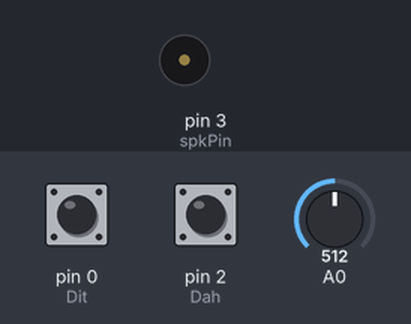
Recording of a sketch running on a simulated Arduino Uno, built with avr-gcc and run on an emulated ATmega328P. On the bench: buzzer (waves = sounding). The inputs (shaded band) are chosen by the test bench; at power-on: pin 0 (Dit) HIGH, pin 2 (Dah) HIGH, A0 = 512.

Above: at 1.2 s.
1.3 s: pin 0 (Dit) pulled LOW for 3.2 s
At 1.7 s:
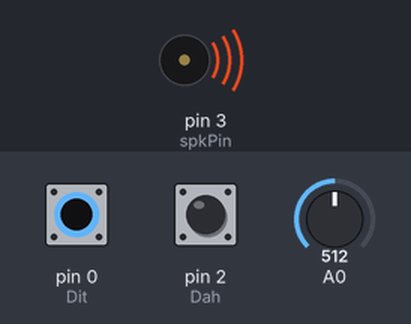
6.3 s: pin 2 (Dah) pulled LOW for 3.2 s
At 7.0 s:
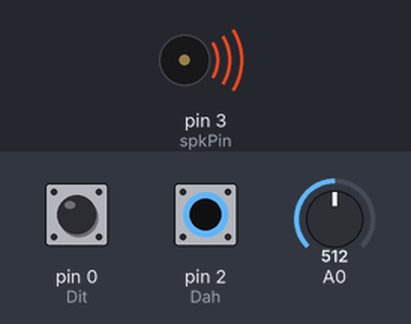
Timing chart, 0 to 11.4 s (numbered marks = the images above; inputs shaded):
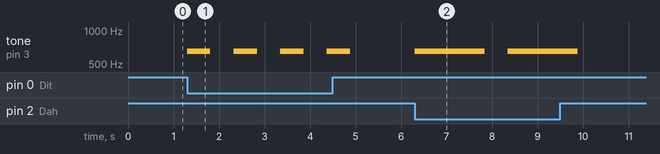

The sketch:

sketch_85_AttinyKeyer_speed2.ino
```cpp
/*******************************************************
Bob Anding  Morse Code OSC
Morse Code Iambic key Oscillator & rig Keyer
(c) 2017, Bob Anding
12-20-17
This is a Tiny starting project for Morse Code and Iambic keys.
The sketch checks an Iambic key for Dits or Dahs. Then plays a tone and lights built-in LED .
Pin 13 can be used to key a rig. Most modern rigs use logic key input. An Arduino has limited voltage and current handling capabilities.
Using an open-collector transistor, relay or an optoisolator are some common interface options. However the rig interface is left to the User.
Older rigs and tube rigs may use a different key setup. ALWAYS! Check your rig's keying specs.
***********************************************************/

int Dit = 0; //  use as dit input
int Dah = 2; //  use as dah input
int keyPin = 1; // Logic level output (open collector transistor for keying rig) check rig's specs.
int spkPin = 3; // speaker connected between pin A0 and ground.
int sideTone = 650; // Frequency of side tone
int ditLength = 80; // by setting dit length it will in turn set WPM (60 ~ 30 WPM, 80 ~ 20 WPM, 120 ~ 7 WPM)
int speedPin = A2;

void setup() {
pinMode(speedPin, INPUT);
pinMode(Dit,INPUT); // Dit key input pin 0 , ground pin to send Dit
digitalWrite(Dit,HIGH);//pullup res
pinMode(Dah,INPUT); // Dah key input pin 2 , ground to to send Dah
digitalWrite(Dah,HIGH);//pullup res
pinMode(spkPin,OUTPUT); // spkPin output logic level, may use 100 ohms to limit current
pinMode(keyPin,OUTPUT); // key output pin 1, logic level, limited current , use open collector to key rig

}

void loop() // Reads WPM (speed using ditlength)
{
ditLength = analogRead(speedPin * (20./1023.) + .5); // Read analog voltage on pin 4 (A2) and calculates WPM
 if((digitalRead (Dit))==0) playTone(1);
 if((digitalRead (Dah))==0) playTone(3);
}

//////// constructs character, Plays tone and keys radio   //////////////
void playTone(int Length){
    tone(spkPin,sideTone);
    digitalWrite(keyPin,1); //turn key output
    delay(Length * ditLength); // use (1 or 3) for Dit or Dah length tone
    noTone(spkPin); // turn off tone
    digitalWrite(keyPin,0); //turn off key output
    delay (ditLength);// add char space

}
```

Measured:
- after the input at 1.3 s, tone on pin 3 (spkPin): alternates 650 Hz for 0.51 s and silent for 0.51 s, 8 changes in all, then stays silent, starting at once
- after the input at 6.3 s, tone on pin 3 (spkPin): alternates 650 Hz for 1.5 s and silent for 0.51 s, 4 changes in all, then stays silent, starting at once
